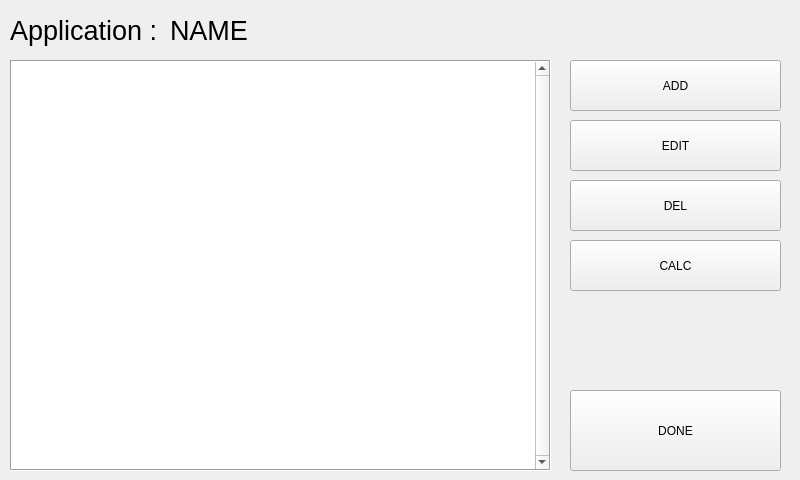
<?xml version="1.0" encoding="UTF-8"?>
<ui version="4.0">
 <class>formEditApp</class>
 <widget class="QWidget" name="formEditApp">
  <property name="geometry">
   <rect>
    <x>0</x>
    <y>0</y>
    <width>800</width>
    <height>480</height>
   </rect>
  </property>
  <property name="minimumSize">
   <size>
    <width>800</width>
    <height>480</height>
   </size>
  </property>
  <property name="maximumSize">
   <size>
    <width>800</width>
    <height>480</height>
   </size>
  </property>
  <property name="windowTitle">
   <string>Form</string>
  </property>
  <widget class="QPushButton" name="btnNew">
   <property name="geometry">
    <rect>
     <x>570</x>
     <y>60</y>
     <width>211</width>
     <height>51</height>
    </rect>
   </property>
   <property name="text">
    <string>ADD</string>
   </property>
  </widget>
  <widget class="QListWidget" name="listAppllication">
   <property name="geometry">
    <rect>
     <x>10</x>
     <y>60</y>
     <width>541</width>
     <height>411</height>
    </rect>
   </property>
   <property name="font">
    <font>
     <pointsize>20</pointsize>
    </font>
   </property>
   <property name="frameShape">
    <enum>QFrame::Box</enum>
   </property>
   <property name="frameShadow">
    <enum>QFrame::Sunken</enum>
   </property>
   <property name="verticalScrollBarPolicy">
    <enum>Qt::ScrollBarAlwaysOn</enum>
   </property>
   <property name="sizeAdjustPolicy">
    <enum>QAbstractScrollArea::AdjustToContents</enum>
   </property>
   <property name="autoScrollMargin">
    <number>16</number>
   </property>
   <property name="horizontalScrollMode">
    <enum>QAbstractItemView::ScrollPerItem</enum>
   </property>
  </widget>
  <widget class="QPushButton" name="btnEdit">
   <property name="geometry">
    <rect>
     <x>570</x>
     <y>120</y>
     <width>211</width>
     <height>51</height>
    </rect>
   </property>
   <property name="text">
    <string>EDIT</string>
   </property>
  </widget>
  <widget class="QPushButton" name="btnDelete">
   <property name="geometry">
    <rect>
     <x>570</x>
     <y>180</y>
     <width>211</width>
     <height>51</height>
    </rect>
   </property>
   <property name="text">
    <string>DEL</string>
   </property>
  </widget>
  <widget class="QPushButton" name="btnCalc">
   <property name="geometry">
    <rect>
     <x>570</x>
     <y>240</y>
     <width>211</width>
     <height>51</height>
    </rect>
   </property>
   <property name="text">
    <string>CALC</string>
   </property>
  </widget>
  <widget class="QPushButton" name="btnOK">
   <property name="geometry">
    <rect>
     <x>570</x>
     <y>390</y>
     <width>211</width>
     <height>81</height>
    </rect>
   </property>
   <property name="text">
    <string>DONE</string>
   </property>
  </widget>
  <widget class="QLabel" name="lbApplication_name">
   <property name="geometry">
    <rect>
     <x>170</x>
     <y>10</y>
     <width>241</width>
     <height>41</height>
    </rect>
   </property>
   <property name="font">
    <font>
     <pointsize>20</pointsize>
    </font>
   </property>
   <property name="text">
    <string>NAME</string>
   </property>
  </widget>
  <widget class="QLabel" name="lbApplication">
   <property name="geometry">
    <rect>
     <x>10</x>
     <y>10</y>
     <width>151</width>
     <height>41</height>
    </rect>
   </property>
   <property name="font">
    <font>
     <pointsize>20</pointsize>
    </font>
   </property>
   <property name="text">
    <string>Application :</string>
   </property>
  </widget>
 </widget>
 <resources>
  <include location="resource.qrc"/>
 </resources>
 <connections/>
</ui>
